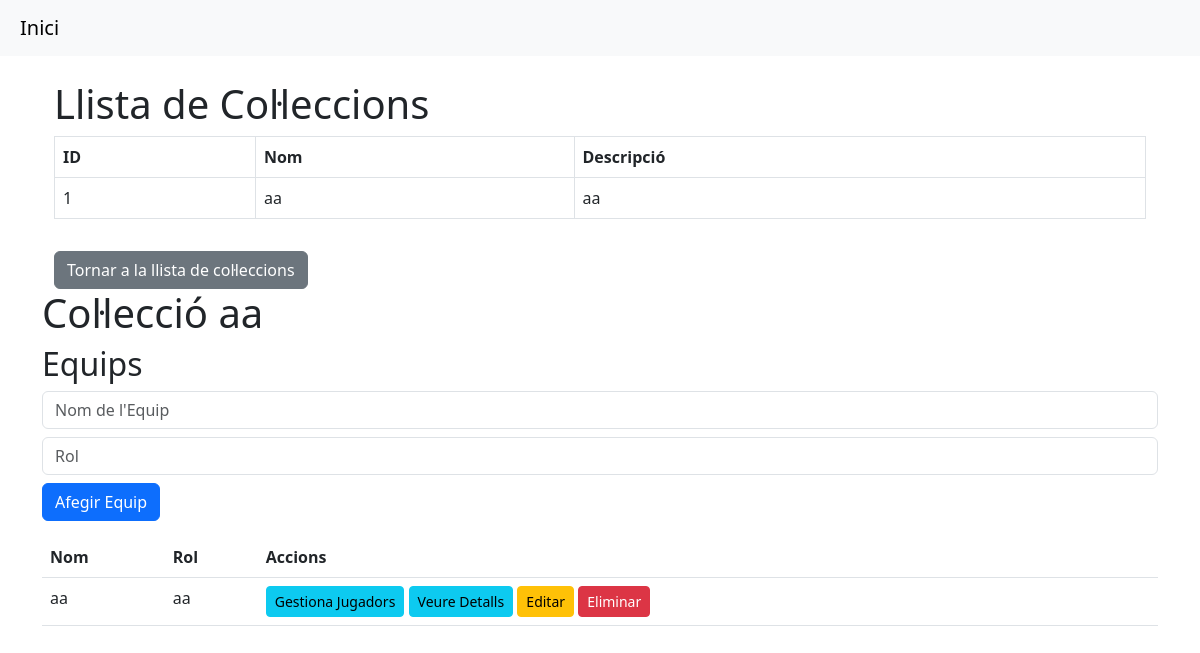
Screenshot of /collections/1 with the database file from the repository.
### models/collection.py (models this page shows)
class Collection(Base):
    __tablename__ = 'collections'
    id = Column(Integer, primary_key=True, index=True)
    name = Column(String, index=True)
    description = Column(String)
    teams = relationship("Team", back_populates="collection", cascade="all, delete-orphan")
    players = relationship("Player", back_populates="collection")  # 🔥 Relació amb Player

### models/teams.py (models this page shows)
class Team(Base):
    __tablename__ = 'teams'
    id = Column(Integer, primary_key=True, index=True)
    name = Column(String, index=True)
    role = Column(String)
    collection_id = Column(Integer, ForeignKey("collections.id"), nullable=False)
    collection = relationship("Collection", back_populates="teams")
    players = relationship("Player", back_populates="team")

### routers/collections.py (the view)
@router.get("/collections/{collection_id}")
def get_collection_details(request: Request, collection_id: int, db: Session = Depends(get_db)):
    collection = get_collection(db, collection_id)
    if not collection:
        return RedirectResponse(url="/", status_code=303)
    return templates.TemplateResponse("collection_detail.html", {"request": request, "collection": collection})

### templates/collection_detail.html (shortened to what this page needs)
{% extends "base.html" %}
{% block content %}
<!DOCTYPE html>
<html lang="ca">
<head>
</head>
<body>
    <div class="container mt-4">
        <h1>Llista de Col·leccions</h1>
        <table class="table table-bordered">
            <thead>
                <tr>
                    <th>ID</th>
                    <th>Nom</th>
                    <th>Descripció</th>
                </tr>
            </thead>
            <tbody>
                <tr>
                    <td>{{ collection.id }}</td>
                    <td>{{ collection.name }}</td>
                    <td>{{ collection.description }}</td>
                </tr>
            </tbody>
        </table>
        <a href="/" class="btn btn-secondary mt-3">Tornar a la llista de col·leccions</a>
    </div>
    {% include "teams.html" %}
</body>
</html>
{% endblock %}

### templates/teams.html
{% block content %}
    <h1>Col·lecció {{collection.name}}</h1>
    <h2>Equips</h2>
        <form action="/teams/add/{{ collection.id }}" method="post" class="mb-3">
            <div class="mb-2">
                <input type="text" name="name" class="form-control" placeholder="Nom de l'Equip" required>
            </div>
            <div class="mb-2">
                <input type="text" name="role" class="form-control" placeholder="Rol" required>
            </div>
            <button type="submit" class="btn btn-primary">Afegir Equip</button>
        </form>
        {% if collection.teams %}
            <table class="table">
                <thead>
                    <tr>
                        <th>Nom</th>
                        <th>Rol</th>
                        <th>Accions</th>
                    </tr>
                </thead>
                <tbody>
                    {% for team in collection.teams %}
                    <tr>
                        <td>{{ team.name }}</td>
                        <td>{{ team.role }}</td>
                        <td>
                            <a href="/players/{{ team.id }}" class="btn btn-info btn-sm">Gestiona Jugadors</a>
                            <a href="/teams/detail/{{ team.id }}" class="btn btn-info btn-sm" >Veure Detalls</a>
                            <a href="/teams/edit/{{ team.id }}" class="btn btn-warning btn-sm">Editar</a>
                            <form action="/teams/delete/{{ team.id }}" method="post" style="display:inline;">
                                <button type="submit" class="btn btn-danger btn-sm">Eliminar</button>
                            </form>
                        </td>
                    </tr>
                    {% endfor %}
                </tbody>
            </table>
        {% else %}
            <p>No hi ha equips en aquesta col·lecció.</p>
        {% endif %}
{% endblock %}

### rows the page displays
Collection: id "1", name "aa", description "aa"
Team: name "aa", role "aa"
